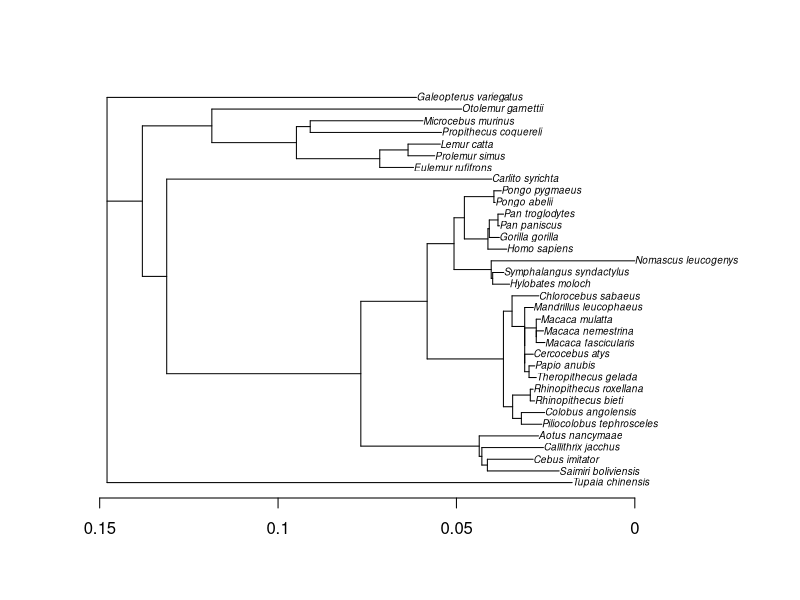
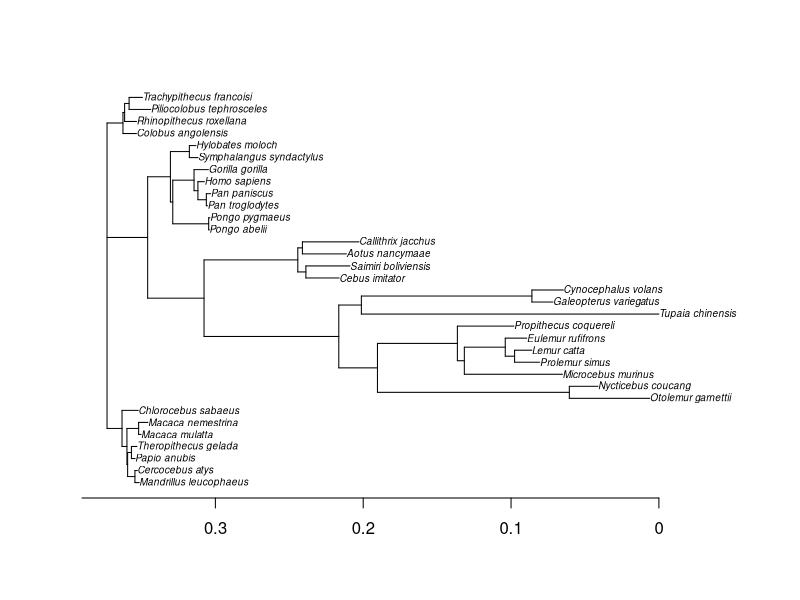

These figures' R source, in order:
# install.packages("ape") for phylogenetic trees
# install.packages("ggtree") for advanced plots (from Bioconductor)

rm(list = ls()) 

library(ape)

TAS1R1 <- "(Tupaia_chinensis:0.130370,((((((Saimiri_boliviensis:0.020118,Cebus_imitator:0.012827):0.001548,Callithrix_jacchus:0.017253):0.000740,Aotus_nancymaae:0.016615):0.033187,((((Piliocolobus_tephrosceles:0.005719,Colobus_angolensis:0.006536):0.002445,(Rhinopithecus_bieti:0.001218,Rhinopithecus_roxellana:0.000800):0.004947):0.002583,(((((Theropithecus_gelada:0.002030,Papio_anubis:0.001615):0.001216,Cercocebus_atys:0.002425):0.000001,((Macaca_fascicularis:0.002425,Macaca_nemestrina:0.002022):0.000001,Macaca_mulatta:0.001211):0.003239):0.000001,Mandrillus_leucophaeus:0.002428):0.003544,Chlorocebus_sabaeus:0.007514):0.002418):0.021385,(((Hylobates_moloch:0.004729,Symphalangus_syndactylus:0.003106):0.000410,Nomascus_leucogenys:0.040250):0.010428,((Homo_sapiens:0.005306,(Gorilla_gorilla:0.002825,(Pan_paniscus:0.000436,Pan_troglodytes:0.001582):0.002434):0.000381):0.006602,(Pongo_abelii:0.000369,Pongo_pygmaeus:0.002053):0.008278):0.002903):0.007535):0.018588):0.054411,Carlito_syrichta:0.091124):0.006824,(((Eulemur_rufifrons:0.009460,(Prolemur_simus:0.007471,Lemur_catta:0.009043):0.007931):0.023360,(Propithecus_coquereli:0.036804,Microcebus_murinus:0.031593):0.003869):0.023707,Otolemur_garnettii:0.070050):0.019475):0.009902,Galeopterus_variegatus:0.086727);"
TAS1R1_tree <- read.tree(text = TAS1R1)
plot(TAS1R1_tree, cex=0.6)   # simple tree
axisPhylo()           # add scale bar
# plot(tree, type="fan", cex=0.6)       # circular layout
# plot(tree, type="unrooted", cex=0.6)  # unrooted tree

TAS1R3 <- "(((((Mandrillus_leucophaeus:0.002888,Cercocebus_atys:0.001632):0.004937,(Papio_anubis:0.002452,Theropithecus_gelada:0.003728):0.002568):0.000465,(Macaca_mulatta:0.001625,Macaca_nemestrina:0.006274):0.007909):0.003321,Chlorocebus_sabaeus:0.010959):0.010140,(((((Otolemur_garnettii:0.054466,Nycticebus_coucang:0.019396):0.129777,((Microcebus_murinus:0.066397,((Prolemur_simus:0.016973,Lemur_catta:0.011680):0.006321,Eulemur_rufifrons:0.014557):0.027678):0.004707,Propithecus_coquereli:0.038233):0.054056):0.026160,(Tupaia_chinensis:0.201247,(Galeopterus_variegatus:0.014202,Cynocephalus_volans:0.021281):0.115354):0.015276):0.091150,((Cebus_imitator:0.022490,Saimiri_boliviensis:0.029845):0.005473,(Aotus_nancymaae:0.029750,Callithrix_jacchus:0.038314):0.003108):0.063429):0.038135,(((Pongo_abelii:0.000408,Pongo_pygmaeus:0.000813):0.024291,(((Pan_troglodytes:0.000772,Pan_paniscus:0.002936):0.005703,Homo_sapiens:0.004386):0.002622,Gorilla_gorilla:0.009705):0.014385):0.001596,(Symphalangus_syndactylus:0.005889,Hylobates_moloch:0.004455):0.012816):0.015394):0.027472,(Colobus_angolensis:0.009117,(Rhinopithecus_roxellana:0.008051,(Piliocolobus_tephrosceles:0.014696,Trachypithecus_francoisi:0.009055):0.003025):0.001122):0.010768);"
TAS1R3_tree <- read.tree(text = TAS1R3)
plot(TAS1R3_tree, cex=0.6)   # simple tree
axisPhylo()           # add scale bar